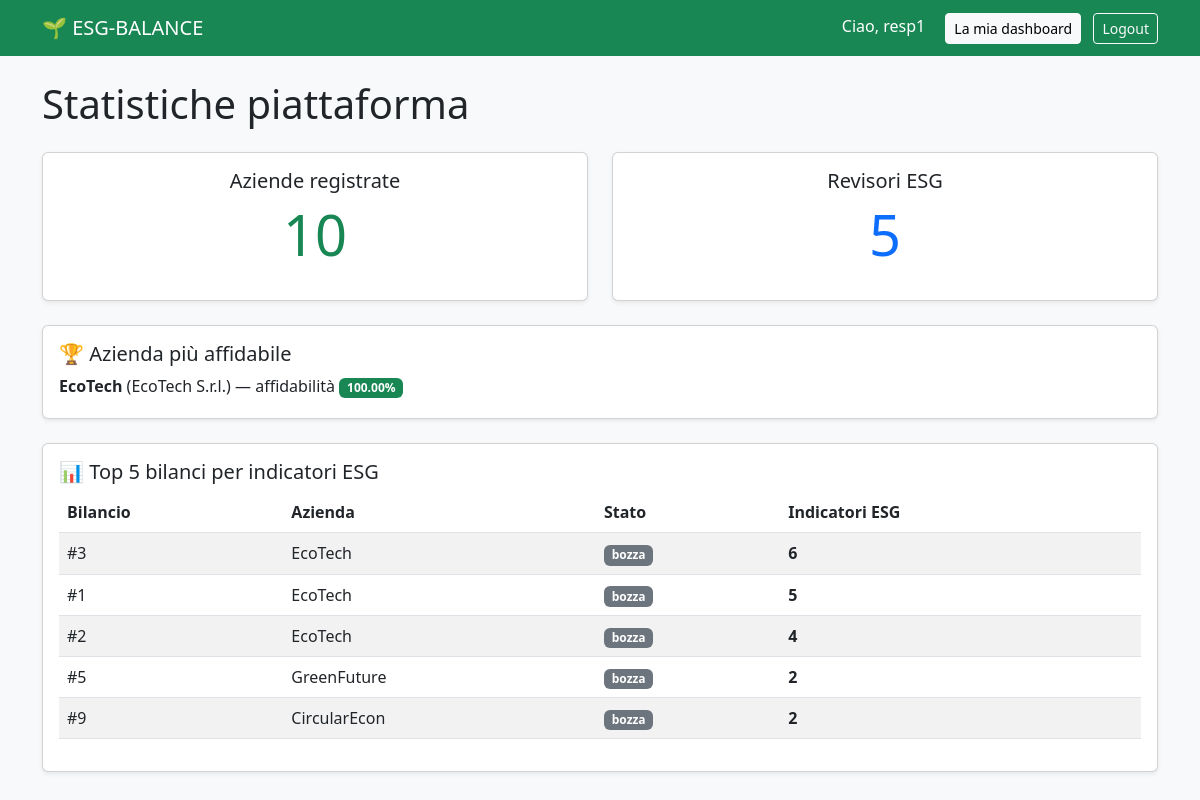
Page / (signed in) on the committed database.
### tables this page shows
CREATE TABLE azienda (
    ragione_sociale   VARCHAR(100) NOT NULL,
    nome              VARCHAR(100) NOT NULL,
    partita_iva       CHAR(11)     NOT NULL UNIQUE,
    settore           VARCHAR(80)  NOT NULL,
    num_dipendenti    INT          NOT NULL,
    logo              VARCHAR(255),
    nr_bilanci        INT          NOT NULL DEFAULT 0,
    username_responsabile VARCHAR(50) NOT NULL,

    PRIMARY KEY (ragione_sociale),
    FOREIGN KEY (username_responsabile) REFERENCES responsabile_aziendale(username)
        ON UPDATE CASCADE,
    CHECK (num_dipendenti >= 0),
    CHECK (nr_bilanci >= 0)
);

CREATE TABLE bilancio (
    id_bilancio      INT          NOT NULL AUTO_INCREMENT,
    data_creazione   DATE         NOT NULL DEFAULT (CURRENT_DATE),
    stato            VARCHAR(20)  NOT NULL DEFAULT 'bozza',
    ragione_sociale  VARCHAR(100) NOT NULL,

    PRIMARY KEY (id_bilancio),
    FOREIGN KEY (ragione_sociale) REFERENCES azienda(ragione_sociale)
        ON DELETE CASCADE ON UPDATE CASCADE,
    CHECK (stato IN ('bozza', 'in_revisione', 'approvato', 'respinto'))
);

### php/includes/auth.php (called while the page is built, shortened)
<?php
function isLogged() {
    return isset($_SESSION['username']);
}
?>

### index.php (the view, shortened to what this page needs)
<?php
require_once 'php/db.php';
require_once 'php/includes/auth.php';
$num_aziende       = $pdo->query("SELECT num_aziende FROM v_num_aziende")->fetchColumn();
$num_revisori      = $pdo->query("SELECT num_revisori FROM v_num_revisori")->fetchColumn();
$azienda_top       = $pdo->query("SELECT * FROM v_azienda_piu_affidabile")->fetchAll();
$classifica_bilanci= $pdo->query("SELECT * FROM v_classifica_bilanci_esg LIMIT 5")->fetchAll();
?>
<!DOCTYPE html>
<html lang="it">
<head>
    <link href="https://cdn.jsdelivr.net/npm/bootstrap@5.3.0/dist/css/bootstrap.min.css" rel="stylesheet">
</head>
<body class="bg-light">
<nav class="navbar navbar-dark bg-success mb-4">
  <div class="container">
    <a class="navbar-brand" href="index.php">🌱 ESG-BALANCE</a>
    <div>
      <?php if (isLogged()): ?>
        <span class="text-white me-3">Ciao, <?= htmlspecialchars($_SESSION['username']) ?></span>
        <?php
          $dash_url = match ($_SESSION['tipo']) {
              'amministratore' => 'php/admin/dashboard.php',
              'revisore'       => 'php/revisore/dashboard.php',
              'responsabile'   => 'php/responsabile/dashboard.php',
              default          => 'index.php',
          };
        ?>
        <a href="<?= $dash_url ?>" class="btn btn-light btn-sm me-2">La mia dashboard</a>
        <a href="php/auth/logout.php" class="btn btn-outline-light btn-sm">Logout</a>
      <?php else: ?>
        <a href="php/auth/login.php" class="btn btn-light btn-sm">Login</a>
        <a href="php/auth/register.php" class="btn btn-outline-light btn-sm ms-2">Registrati</a>
      <?php endif; ?>
    </div>
  </div>
</nav>
<div class="container">
  <h1 class="mb-4">Statistiche piattaforma</h1>
  <div class="row mb-4">
    <div class="col-md-6">
      <div class="card text-center shadow-sm">
        <div class="card-body">
          <h5 class="card-title">Aziende registrate</h5>
          <p class="display-4 text-success"><?= $num_aziende ?></p>
        </div>
      </div>
    </div>
    <div class="col-md-6">
      <div class="card text-center shadow-sm">
        <div class="card-body">
          <h5 class="card-title">Revisori ESG</h5>
          <p class="display-4 text-primary"><?= $num_revisori ?></p>
        </div>
      </div>
    </div>
  </div>
  <div class="card mb-4 shadow-sm">
    <div class="card-body">
      <h5 class="card-title">🏆 Azienda più affidabile</h5>
      <?php if (count($azienda_top) > 0): ?>
        <?php foreach ($azienda_top as $a): ?>
          <p class="mb-1">
            <strong><?= htmlspecialchars($a['nome']) ?></strong>
            (<?= htmlspecialchars($a['ragione_sociale']) ?>)
            — affidabilità <span class="badge bg-success"><?= $a['percentuale_affidabilita'] ?>%</span>
          </p>
        <?php endforeach; ?>
      <?php else: ?>
        <p class="text-muted">Nessun dato disponibile.</p>
      <?php endif; ?>
    </div>
  </div>
  <div class="card mb-4 shadow-sm">
    <div class="card-body">
      <h5 class="card-title">📊 Top 5 bilanci per indicatori ESG</h5>
      <table class="table table-striped">
        <thead>
          <tr>
            <th>Bilancio</th>
            <th>Azienda</th>
            <th>Stato</th>
            <th>Indicatori ESG</th>
          </tr>
        </thead>
        <tbody>
          <?php foreach ($classifica_bilanci as $b): ?>
            <tr>
              <td>#<?= $b['id_bilancio'] ?></td>
              <td><?= htmlspecialchars($b['nome_azienda']) ?></td>
              <td><span class="badge bg-secondary"><?= $b['stato'] ?></span></td>
              <td><strong><?= $b['num_indicatori'] ?></strong></td>
            </tr>
          <?php endforeach; ?>
        </tbody>
      </table>
    </div>
  </div>
</div>
</body>
</html>

### rows in the picture
azienda: nome "EcoTech", ragione_sociale "EcoTech S.r.l.", percentuale_affidabilita "100.00"
bilancio: id_bilancio "3", nome_azienda "EcoTech", stato "bozza", num_indicatori "6"
bilancio: id_bilancio "1", nome_azienda "EcoTech", stato "bozza", num_indicatori "5"
bilancio: id_bilancio "2", nome_azienda "EcoTech", stato "bozza", num_indicatori "4"
bilancio: id_bilancio "5", nome_azienda "GreenFuture", stato "bozza", num_indicatori "2"
bilancio: id_bilancio "9", nome_azienda "CircularEcon", stato "bozza", num_indicatori "2"

### other values in the picture
$_SESSION['username'] "resp1"
$num_aziende "10"
$num_revisori "5"
